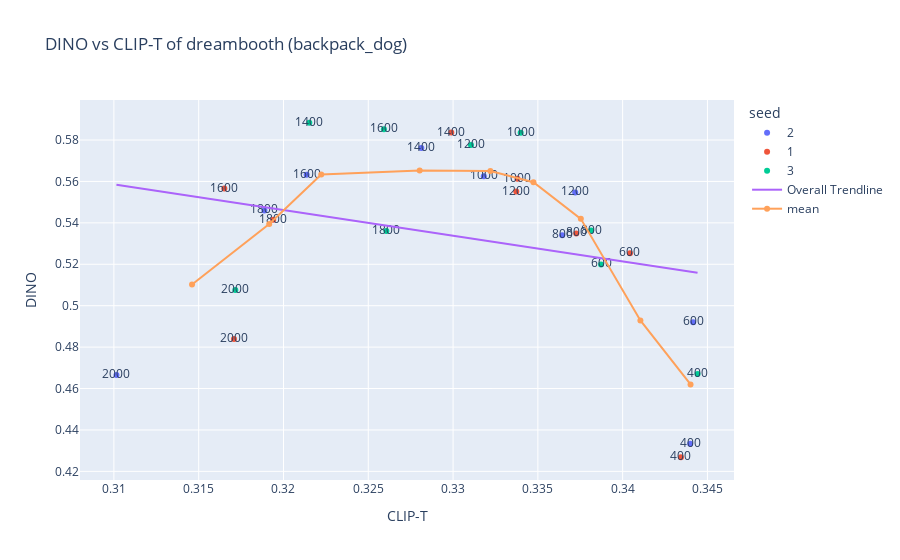

Write notebook code for a chart like this one.
### Code cell
def make_versus_plot(method='dreambooth', concept='can', metric1='DINO', metric2='CLIP-T', exclude_early=False):
    assert(metric1 != metric2)
    subdf = df[df['method'] == method]
    subdf = subdf[subdf['concept'] == concept].copy()
    if exclude_early:
        subdf = subdf[subdf['iteration'] >= visresemblance_start[method][concept]]
    subdf = subdf.sort_values([metric2, metric1])
    title = f'{metric1} vs {metric2} of {method} ({concept})'
    fig = px.scatter(subdf, x=metric2, y=metric1, 
                     text=subdf['iteration'].astype(str),
                     title=title, color='seed', trendline="ols", trendline_scope='overall')
    mean_curve = get_mean_curve([subdf[subdf['seed'] == seed][[metric1, metric2]].values for seed in subdf.seed])
    fig.add_scatter(x=mean_curve[:, 1], y=mean_curve[:, 0], mode='lines+markers', name='mean',
                    showlegend=True) #  annotation_text='',
    fig.update_yaxes(nticks=10)
    fig.update_xaxes(nticks=10)

    # fig.update_traces(mode = 'lines')
    ##fig.update_layout(showlegend=True)
    return fig
make_versus_plot(method, concept, 'DINO', exclude_early=True).show()

### Figure 1 — Plotly figure (JSON) as saved in the notebook; plotly's stock layout.template omitted (floating-point values rounded to 4 significant figures)
{"data": [{"hovertemplate": "seed=2<br>CLIP-T=%{x}<br>DINO=%{y}<br>text=%{text}<extra></extra>", "legendgroup": "2", "marker": {"color": "#636efa", "symbol": "circle"}, "mode": "markers+text", "name": "2", "orientation": "v", "showlegend": true, "text": ["2000", "1800", "1600", "1400", "1000", "800", "1200", "400", "600"], "type": "scatter", "x": [0.3102, 0.3189, 0.3214, 0.3281, 0.3318, 0.3364, 0.3372, 0.344, 0.3442], "xaxis": "x", "y": [0.4666, 0.546, 0.5632, 0.5761, 0.5625, 0.534, 0.5547, 0.4334, 0.492], "yaxis": "y"}, {"hovertemplate": "seed=1<br>CLIP-T=%{x}<br>DINO=%{y}<br>text=%{text}<extra></extra>", "legendgroup": "1", "marker": {"color": "#EF553B", "symbol": "circle"}, "mode": "markers+text", "name": "1", "orientation": "v", "showlegend": true, "text": ["1600", "2000", "1800", "1400", "1200", "1000", "800", "600", "400"], "type": "scatter", "x": [0.3165, 0.3171, 0.3194, 0.3299, 0.3337, 0.3338, 0.3373, 0.3404, 0.3434], "xaxis": "x", "y": [0.5566, 0.4839, 0.5415, 0.5836, 0.5551, 0.5614, 0.5349, 0.5254, 0.4268], "yaxis": "y"}, {"hovertemplate": "seed=3<br>CLIP-T=%{x}<br>DINO=%{y}<br>text=%{text}<extra></extra>", "legendgroup": "3", "marker": {"color": "#00cc96", "symbol": "circle"}, "mode": "markers+text", "name": "3", "orientation": "v", "showlegend": true, "text": ["2000", "1400", "1600", "1800", "1200", "1000", "800", "600", "400"], "type": "scatter", "x": [0.3172, 0.3215, 0.3259, 0.3261, 0.3311, 0.334, 0.3381, 0.3387, 0.3444], "xaxis": "x", "y": [0.5076, 0.5883, 0.5852, 0.5361, 0.5776, 0.5835, 0.5363, 0.5199, 0.4671], "yaxis": "y"}, {"hovertemplate": "<b>OLS trendline</b><br>DINO = -1.24088 * CLIP-T + 0.943284<br>R<sup>2</sup>=0.072700<br><br>CLIP-T=%{x}<br>DINO=%{y} <b>(trend)</b><extra></extra>", "legendgroup": "Overall Trendline", "line": {"color": "#ab63fa"}, "mode": "lines", "name": "Overall Trendline", "showlegend": true, "type": "scatter", "x": [0.3102, 0.3165, 0.3171, 0.3172, 0.3189, 0.3194, 0.3214, 0.3215, 0.3259, 0.3261, 0.3281, 0.3299, 0.3311, 0.3318, 0.3337, 0.3338, 0.334, 0.3364, 0.3372, 0.3373, 0.3381, 0.3387, 0.3404, 0.3434, 0.344, 0.3442, 0.3444], "xaxis": "x", "y": [0.5584, 0.5505, 0.5498, 0.5497, 0.5476, 0.547, 0.5445, 0.5443, 0.5389, 0.5387, 0.5361, 0.5339, 0.5325, 0.5315, 0.5292, 0.5291, 0.5288, 0.5258, 0.5249, 0.5248, 0.5237, 0.523, 0.5208, 0.5171, 0.5164, 0.5162, 0.5159], "yaxis": "y"}, {"mode": "lines+markers+text", "name": "mean", "showlegend": true, "type": "scatter", "x": [0.3146, 0.3192, 0.3222, 0.328, 0.3322, 0.3347, 0.3375, 0.341, 0.344], "y": [0.5102, 0.5394, 0.5633, 0.5653, 0.5651, 0.5596, 0.5419, 0.4929, 0.462]}], "layout": {"autosize": true, "legend": {"title": {"text": "seed"}, "tracegroupgap": 0}, "title": {"text": "DINO vs CLIP-T of dreambooth (backpack_dog)"}, "xaxis": {"anchor": "y", "autorange": true, "domain": [0, 1], "nticks": 10, "range": [0.3081, 0.3465], "title": {"text": "CLIP-T"}, "type": "linear"}, "yaxis": {"anchor": "x", "autorange": true, "domain": [0, 1], "nticks": 10, "range": [0.4135, 0.6017], "title": {"text": "DINO"}, "type": "linear"}}}
